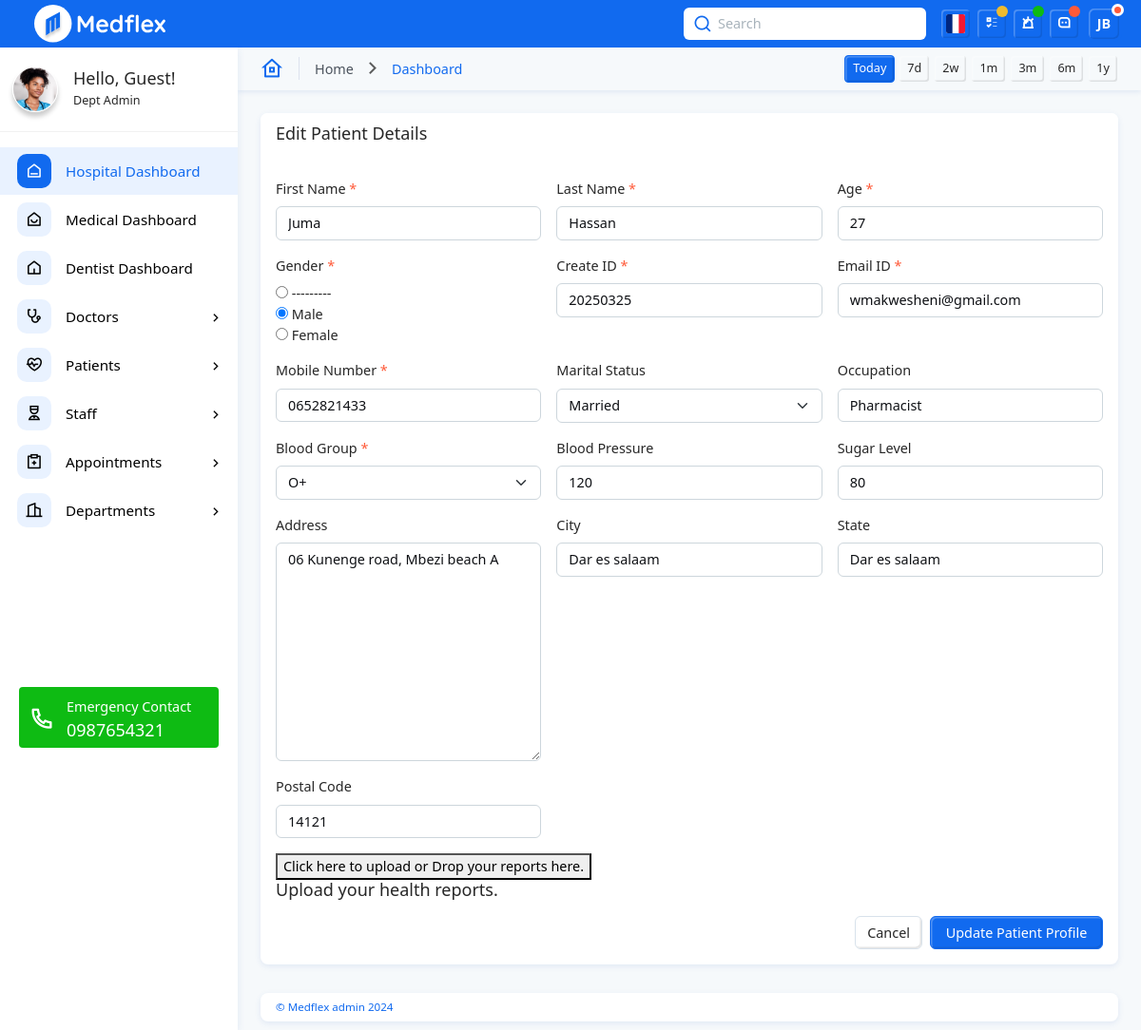
Page /edit-patient/2/ on the committed database.
### clinic/models.py (models this page shows, shortened)
class Patient(models.Model):
    GENDER_CHOICES = [
        ('male', 'Male'),
        ('female', 'Female'),
    ]
    MARITAL_STATUS_CHOICES = [
        ('married', 'Married'),
        ('unmarried', 'Unmarried'),
    ]
    BLOOD_GROUP_CHOICES = [
        ('A+', 'A+'),
        ('A-', 'A-'),
        ('B+', 'B+'),
        ('B-', 'B-'),
        ('O+', 'O+'),
        ('O-', 'O-'),
        ('AB+', 'AB+'),
        ('AB-', 'AB-'),
    ]
    first_name = models.CharField(max_length=50)
    last_name = models.CharField(max_length=50)
    age = models.PositiveIntegerField()
    gender = models.CharField(max_length=10, choices=GENDER_CHOICES)
    unique_id = models.CharField(max_length=100, unique=True)
    email = models.EmailField()
    mobile_number = models.CharField(max_length=15)
    marital_status = models.CharField(max_length=10, choices=MARITAL_STATUS_CHOICES, blank=True, null=True)
    occupation = models.CharField(max_length=50, blank=True, null=True)
    blood_group = models.CharField(max_length=5, choices=BLOOD_GROUP_CHOICES)
    blood_pressure = models.CharField(max_length=20, blank=True, null=True)
    sugar_level = models.CharField(max_length=20, blank=True, null=True)
    address = models.TextField(blank=True, null=True)
    city = models.CharField(max_length=50, blank=True, null=True)
    state = models.CharField(max_length=50, blank=True, null=True)
    postal_code = models.CharField(max_length=10, blank=True, null=True)
    created_at = models.DateTimeField(auto_now_add=True)

### clinic/views.py (the view)
# urls.py: path('edit-patient/<int:patient_id>/', add_patient, name='edit-patient'),  # For editing an existing patient
def add_patient(request, patient_id=None):
    if patient_id:
        patient = get_object_or_404(Patient, id=patient_id)
    else:
        patient = None
    if request.method == "POST":
        form = PatientForm(request.POST, instance=patient)
        if form.is_valid():
            form.save()
            return redirect('patients-list')  # Redirect to the patients list page
    else:
        form = PatientForm(instance=patient)
    return render(request, 'patients/add-patient.html', {'form': form, 'patient': patient})

### clinic/templates/patients/add-patient.html (shortened to what this page needs)
{% extends 'base.html' %}
{% block content %}
<div class="app-body">
  <div class="row gx-3">
    <div class="col-sm-12">
      <div class="card">
        <div class="card-header">
          <h5 class="card-title">
            {% if patient %} Edit Patient Details {% else %} Add Patient Details {% endif %}
          </h5>
        </div>
        <div class="card-body">
          <form method="post" action="{% if patient %} {% url 'edit-patient' patient.id %} {% else %} {% url 'add-patient' %} {% endif %}">
            <div class="row gx-3">
              {% for field in form %}
              <div class="col-xxl-3 col-lg-4 col-sm-6">
                <div class="mb-3">
                  <label class="form-label" for="{{ field.id_for_label }}">
                    {{ field.label }} {% if field.field.required %}
                    <span class="text-danger">*</span>
                    {% endif %}
                  </label>
                  {{ field }}
                </div>
              </div>
              {% endfor %}
              <div class="col-sm-12">
                <div id="dropzone" class="mb-3">
                  <form action="https://bootstrapget.com/upload" class="dropzone dz-clickable" id="demo-upload">
                    <div class="dz-message">
                      <button type="button" class="dz-button">
                        Click here to upload or Drop your reports here.</button>
                      <h5>Upload your health reports.</h5>
                    </div>
                  </form>
                </div>
              </div>
              <div class="col-sm-12">
                <div class="d-flex gap-2 justify-content-end">
                  <a href="{% url 'patients-list' %}" type="button" class="btn btn-outline-secondary">
                    Cancel
                  </a>
                  <input type="submit" class="btn btn-primary" value="{% if patient %} Update Patient Profile {% else %} Create Patient Profile {% endif %}">
                </div>
              </div>
            </div>
          </form>
        </div>
      </div>
    </div>
  </div>
</div>
{% endblock content %}

### rows in the picture
Patient: form "Juma" "Hassan" "27" "☐ ☑ ☐" "20250325" "wmakwesheni@gmail.com" "0652821433" "Married" "Pharmacist" "O+" "120" "80" "06 Kunenge road, Mbezi beach A" "Dar es salaam" "Dar es salaam" "14121"

### other values in the picture
{{ user.username|default:"Guest" }} "Guest"
{{ field.label }} "First Name" "Last Name" "Age" "Gender" "Create ID" "Email ID" "Mobile Number" "Marital Status" "Occupation" "Blood Group" "Blood Pressure" "Sugar Level" "Address" "City" "State" "Postal Code"
